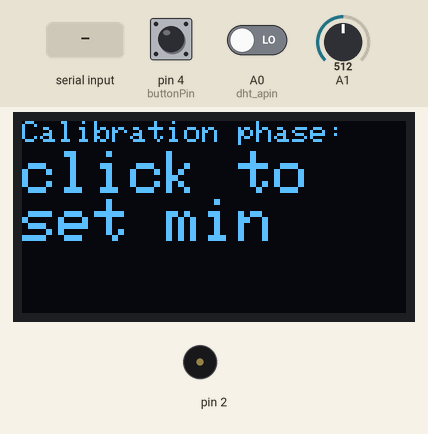
Recording of a sketch running on a simulated Arduino Uno, built with avr-gcc and run on an emulated ATmega328P. Parts: 128×64 one-colour display, buzzer (waves = sounding). The test bench sets the inputs (shaded band); at power-on: pin 4 (buttonPin) HIGH, A1 = 512, A0 (dht_apin) LOW.

Above: at 9.0 s.
9.1 s: pin 4 (buttonPin) pulled LOW for 3.2 s
At 11.5 s:
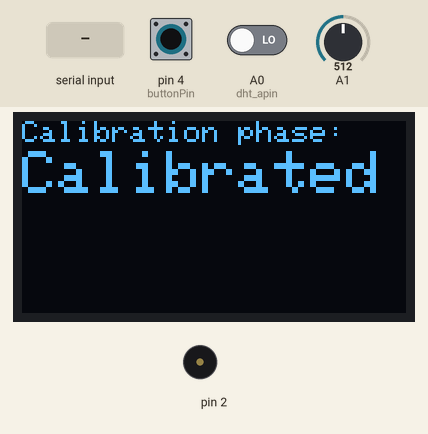
14.7 s: A1 set to 529
At 15.7 s:
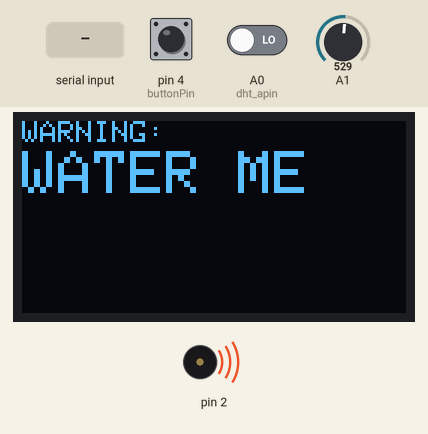
16.3 s: A1 set to 511
At 17.7 s:
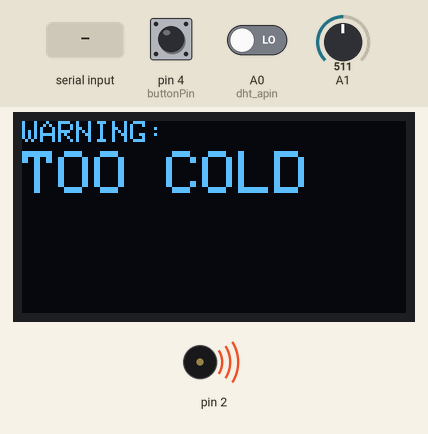
18.0 s: "T,45\n" received over Serial
At 18.5 s:
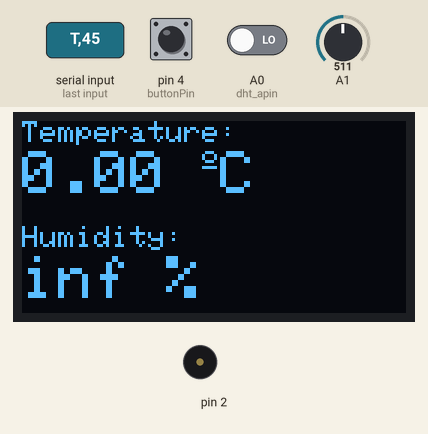
19.7 s: "T90\n" received over Serial
At 20.9 s:
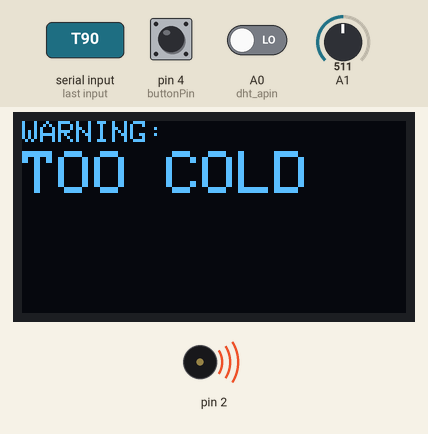
21.3 s: "T" received over Serial
At 22.9 s:
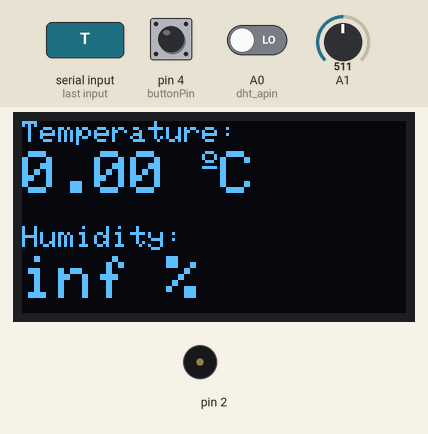
Timing chart, 0 to 24.0 s (numbered marks = the images above; inputs shaded):
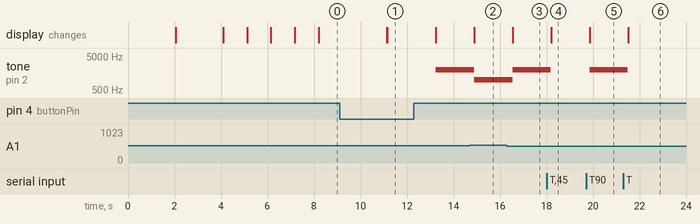

The sketch:

plantMonitor.ino
```cpp
#include "dht.h"
#include <Wire.h>
#include <Adafruit_GFX.h>
#include <Adafruit_SH1106.h>
#include <Adafruit_Sensor.h>

#define SCREEN_WIDTH 128 // OLED display width, in pixels
#define SCREEN_HEIGHT 64 // OLED display height, in pixels
#define OLED_RESET -1
#define dht_apin A0 // Analog Pin sensor is connected to

Adafruit_SH1106 display(OLED_RESET);
dht DHT;
int criticalTemp = 1;
const int buttonPin = 4;  // the number of the pushbutton pin
int buttonState = 0;  // variable for reading the pushbutton status

int maxSoilContent = 1;
int minSoilContent = 1;
int criticalSoilContent = 1;
int curPhase = 0;

void stringDisplay(String s){

  display.clearDisplay();

  // display temperature
  display.setTextColor(WHITE);
  display.setTextSize(1);
  display.setCursor(0,0);
  switch(curPhase){
    case 0:
      display.print("Calibration phase: ");
      break;
    case 1:
      display.print("Plant Monitor: ");
      break;
    case 2:
      display.print("WARNING:  ");
  }
  display.setTextSize(2);
  display.setCursor(0,10);
  display.print(s);
  display.print(" ");

  display.display();
}

void parametersDisplay(double t, double h){
  display.clearDisplay();

  // display temperature
  display.setTextSize(1);
  display.setCursor(0,0);
  display.print("Temperature: ");
  display.setTextSize(2);
  display.setCursor(0,10);
  display.print(t);
  display.print(" ");
  display.setTextSize(1);
  display.cp437(true);
  display.write(167);
  display.setTextSize(2);
  display.print("C");

  // display humidity
  display.setTextSize(1);
  display.setCursor(0, 35);
  display.print("Humidity: ");
  display.setTextSize(2);
  display.setCursor(0, 45);
  display.print(h*100);
  display.print(" %");

  display.display();
}

void setLimits(){
  stringDisplay("click to  calibrate");
  delay(1000);
  stringDisplay("3");
  delay(1000);
  stringDisplay("2");
  delay(1000);
  stringDisplay("1");
  delay(1000);

  stringDisplay("click to  set min");
  buttonState = digitalRead(buttonPin);
  while(buttonState == HIGH){
    buttonState = digitalRead(buttonPin);
  }
  minSoilContent = 1023 - analogRead(A1);

  delay(2000);
  buttonState = 0;
  buttonState = digitalRead(buttonPin);
  stringDisplay("click to  set max");
  while(buttonState == HIGH){
    buttonState = digitalRead(buttonPin);
  }
  maxSoilContent = 1023 - analogRead(A1);

  criticalSoilContent = (maxSoilContent - minSoilContent)*0.5 + minSoilContent;
  //czujnik skalibrowany

  stringDisplay("Calibrated");
  delay(2000);
  curPhase = 1;
}

void setup(){
  //buzzer
  Serial.begin(9600);
  pinMode(2,OUTPUT);
  pinMode(A1, INPUT);
  pinMode(4,OUTPUT);
  // initialize the pushbutton pin as an input:
  pinMode(buttonPin, INPUT_PULLUP);

  display.begin(SH1106_SWITCHCAPVCC, 0x3C);
  delay(2000);
  display.clearDisplay();
  display.setTextColor(WHITE);
  stringDisplay("WITAM");
  delay(2000);
  setLimits();


}


void loop(){
  //Start of Program
  if(Serial.available()) {
    char cvar = Serial.read();

    if(cvar == 'S'){
      String message = "";
      while (Serial.available() > 0) {
        char nextChar = Serial.read();
        if (nextChar == 'E') {
          // Znaleziono znak końcowy, zakończ odczytywanie
          break;
        } else {
          // Dodaj znak do komunikatu
          message += nextChar;
        }
      }
      double temp = message.toInt();
      criticalSoilContent = (maxSoilContent - minSoilContent) * (temp / 100) + minSoilContent;

    }else if(cvar == 'T'){
      String message = "";
      while (Serial.available() > 0) {
        char nextChar = Serial.read();
        if (nextChar == 'E') {
          // Znaleziono znak końcowy, zakończ odczytywanie
          break;
        } else {
          // Dodaj znak do komunikatu
          message += nextChar;
        }
      }

      criticalTemp = message.toInt();
    }
    Serial.flush();
  }

  DHT.read11(dht_apin); // read sensors
  double curTemp = (DHT.temperature);
  double curHumidity = 1023 - analogRead(A1);


    if(curHumidity < criticalSoilContent){  //water content critical
      curPhase = 2;
      stringDisplay("WATER ME");
      tone(2, 1000);
    }
    else if(curTemp < criticalTemp){ //temperature critical
      curPhase = 2;
      stringDisplay("TOO COLD");
      tone(2, 2000);
    }
    else{ //parameters ok
      noTone(2);
      curPhase = 1;
      double temp = static_cast<double>(curHumidity - minSoilContent) / (maxSoilContent - minSoilContent) ;

      parametersDisplay(curTemp, temp);
    }
    delay(150);

}
```

Measured:
- the behaviour switches between 512 and 513 on A1 (found by bisection; images 1 and 2)
- after the input at 9.1 s, tone on pin 2: silent → 2000 Hz after 4.1 s; the display: first changes after 2.0 s (image 1 shows a later state)
- after the input at 14.7 s, tone on pin 2: 2000 Hz → 1000 Hz after 0.20 s; the display: changes after 0.20 s (image 2)
- after the input at 16.3 s, tone on pin 2: 1000 Hz → 2000 Hz after 0.25 s; the display: changes after 0.25 s (image 3)
- after the input at 18.0 s, tone on pin 2: 2000 Hz → silent after 0.18 s; the display: changes after 0.21 s (image 4)
- after the input at 19.7 s, tone on pin 2: silent → 2000 Hz after 0.17 s; the display: changes after 0.17 s (image 5)
- after the input at 21.3 s, tone on pin 2: 2000 Hz → silent after 0.19 s; the display: changes after 0.23 s (image 6)
